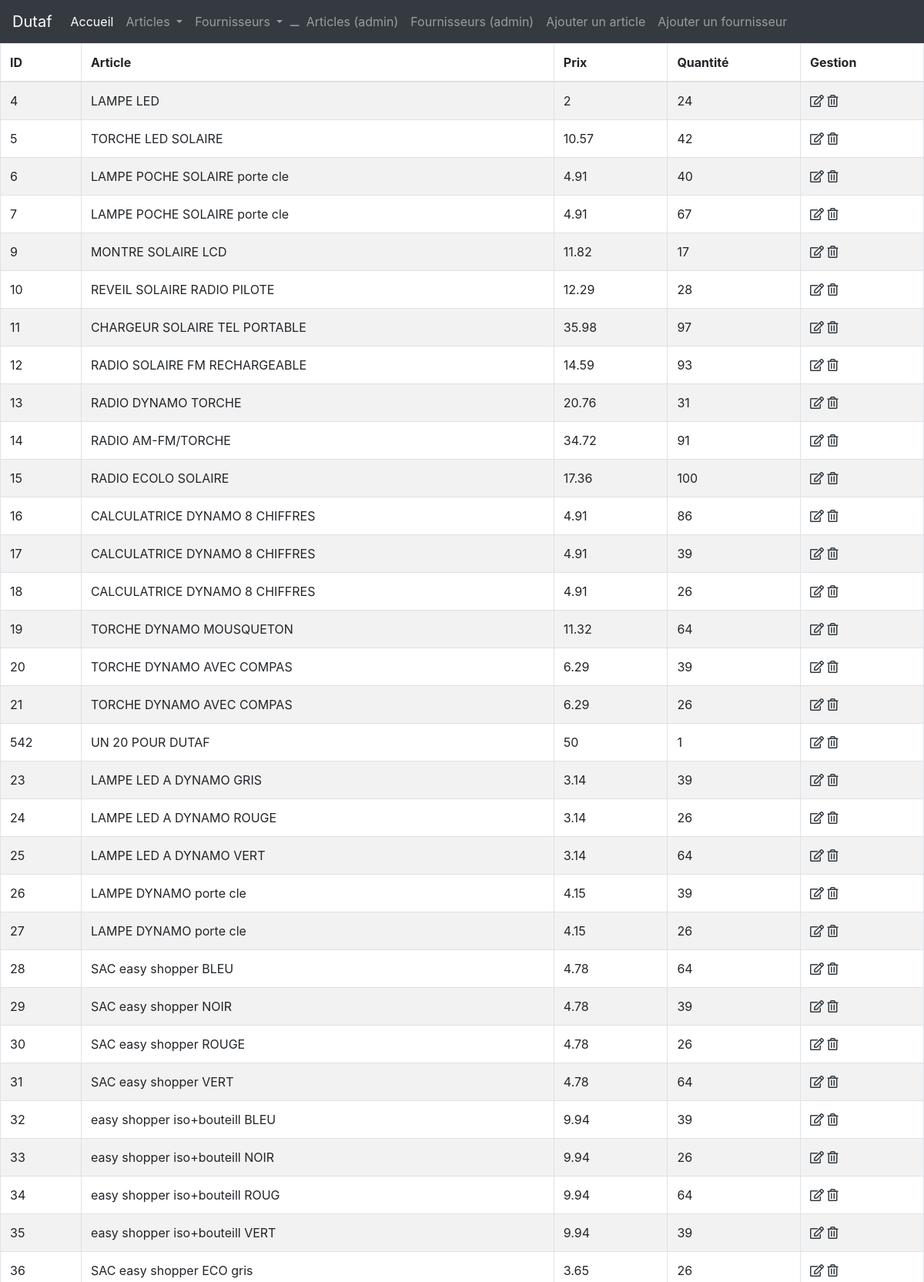
/dutaf/admin/index.php (upper part), run on the app's committed database.
### tables this page shows
CREATE TABLE `Articles` (
  `art_id` int(11) NOT NULL,
  `art_design` char(20) NOT NULL,
  `art_descript` char(50) NOT NULL,
  `art_prix` double NOT NULL,
  `art_qte` int(11) NOT NULL,
  `four_id` int(11) NOT NULL
);

### dutaf/admin/index.php (the view, shortened to what this page needs)
<!DOCTYPE html>
<html lang="fr" dir="ltr">
    <head>
        <?php
            include('../fonctions.php');
         ?>
    </head>
    <body>
        <table class="table table-striped table-bordered" id="mon_tableau">
        <thead>
            <tr>
                <th scope="col">ID</th>
                <th scope="col">Article</th>
                <th scope="col">Prix</th>
                <th scope="col">Quantité</th>
                <th scope="col">Gestion</th>
            </tr>
        </thead>
        <tbody id="mon_tableau">
        <?php
            include("../config.inc.php");
            $bdd = new PDO('mysql:host=localhost;dbname=dutaf', $user, $pass);
            $req = 'SELECT * FROM Articles';
            $resultat = $bdd->query($req);
            while ($ligne = $resultat->fetch())
             {
                echo '<tr>';
                        echo '<td>'.$ligne['art_id'].'</td>';
                        echo '<td>'.$ligne['art_descript'].'</td>';
                        echo '<td>'.$ligne['art_prix'].'</td>';
                        echo '<td>'.$ligne['art_qte'].'</td>';
                        echo '<td>'.'<a href="article_modif.php?numart='.$ligne['art_id'].'"><i class="far fa-edit text-dark"></i></a>   <a href="article_sup.php?numart='.$ligne['art_id'].'"><i class="far fa-trash-alt text-dark"></i></a>'.'</td>';
                echo '</tr>';
            }
        ?>
        </tbody>
        </table>
    </body>
</html>

### dutaf/css/style.css (style rules this page uses)
html { font-family: 'Noto Sans JP', sans-serif; }

### data on the page
articles: art_id "4", art_descript "LAMPE LED", art_prix "2", art_qte "24"
articles: art_id "5", art_descript "TORCHE LED SOLAIRE", art_prix "10.57", art_qte "42"
articles: art_id "6", art_descript "LAMPE POCHE SOLAIRE porte cle", art_prix "4.91", art_qte "40"
articles: art_id "7", art_descript "LAMPE POCHE SOLAIRE porte cle", art_prix "4.91", art_qte "67"
articles: art_id "9", art_descript "MONTRE SOLAIRE LCD", art_prix "11.82", art_qte "17"
articles: art_id "10", art_descript "REVEIL SOLAIRE RADIO PILOTE", art_prix "12.29", art_qte "28"
articles: art_id "11", art_descript "CHARGEUR SOLAIRE TEL PORTABLE", art_prix "35.98", art_qte "97"
articles: art_id "12", art_descript "RADIO SOLAIRE FM RECHARGEABLE", art_prix "14.59", art_qte "93"
articles: art_id "13", art_descript "RADIO DYNAMO TORCHE", art_prix "20.76", art_qte "31"
articles: art_id "14", art_descript "RADIO AM-FM/TORCHE", art_prix "34.72", art_qte "91"
articles: art_id "15", art_descript "RADIO ECOLO SOLAIRE", art_prix "17.36", art_qte "100"
articles: art_id "16", art_descript "CALCULATRICE DYNAMO 8 CHIFFRES", art_prix "4.91", art_qte "86"
articles: art_id "17", art_descript "CALCULATRICE DYNAMO 8 CHIFFRES", art_prix "4.91", art_qte "39"
articles: art_id "18", art_descript "CALCULATRICE DYNAMO 8 CHIFFRES", art_prix "4.91", art_qte "26"
articles: art_id "19", art_descript "TORCHE DYNAMO MOUSQUETON", art_prix "11.32", art_qte "64"
articles: art_id "20", art_descript "TORCHE DYNAMO AVEC COMPAS", art_prix "6.29", art_qte "39"
articles: art_id "21", art_descript "TORCHE DYNAMO AVEC COMPAS", art_prix "6.29", art_qte "26"
articles: art_id "542", art_descript "UN 20 POUR DUTAF", art_prix "50", art_qte "1"
articles: art_id "23", art_descript "LAMPE LED A DYNAMO GRIS", art_prix "3.14", art_qte "39"
articles: art_id "24", art_descript "LAMPE LED A DYNAMO ROUGE", art_prix "3.14", art_qte "26"
articles: art_id "25", art_descript "LAMPE LED A DYNAMO VERT", art_prix "3.14", art_qte "64"
articles: art_id "26", art_descript "LAMPE DYNAMO porte cle", art_prix "4.15", art_qte "39"
articles: art_id "27", art_descript "LAMPE DYNAMO porte cle", art_prix "4.15", art_qte "26"
articles: art_id "28", art_descript "SAC easy shopper BLEU", art_prix "4.78", art_qte "64"
articles: art_id "29", art_descript "SAC easy shopper NOIR", art_prix "4.78", art_qte "39"
articles: art_id "30", art_descript "SAC easy shopper ROUGE", art_prix "4.78", art_qte "26"
articles: art_id "31", art_descript "SAC easy shopper VERT", art_prix "4.78", art_qte "64"
articles: art_id "32", art_descript "easy shopper iso+bouteill BLEU", art_prix "9.94", art_qte "39"
articles: art_id "33", art_descript "easy shopper iso+bouteill NOIR", art_prix "9.94", art_qte "26"
articles: art_id "34", art_descript "easy shopper iso+bouteill ROUG", art_prix "9.94", art_qte "64"
articles: art_id "35", art_descript "easy shopper iso+bouteill VERT", art_prix "9.94", art_qte "39"
articles: art_id "36", art_descript "SAC easy shopper ECO gris", art_prix "3.65", art_qte "26"
